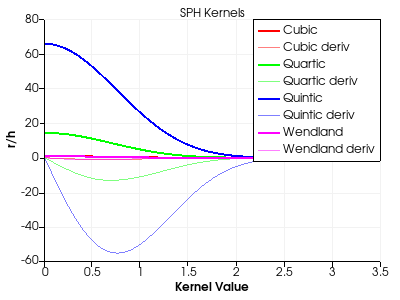

Here is the Python script that generated this plot:
#!/usr/bin/env python

# Plot SPH kernel functions and derivatives (Cubic, Quartic, Quintic,
# Wendland) using vtkChartXY.

# Factory overrides
import vtkmodules.vtkInteractionStyle  # noqa: F401
import vtkmodules.vtkRenderingFreeType  # noqa: F401
import vtkmodules.vtkRenderingOpenGL2  # noqa: F401
import vtkmodules.vtkRenderingContextOpenGL2  # noqa: F401

from vtkmodules.vtkChartsCore import (
    vtkChart,
    vtkChartXY,
)
from vtkmodules.vtkCommonCore import vtkFloatArray
from vtkmodules.vtkCommonDataModel import vtkTable
from vtkmodules.vtkFiltersPoints import (
    vtkSPHCubicKernel,
    vtkSPHQuarticKernel,
    vtkSPHQuinticKernel,
    vtkWendlandQuinticKernel,
)
from vtkmodules.vtkRenderingContext2D import vtkContextActor, vtkContextScene
from vtkmodules.vtkRenderingCore import (
    vtkRenderWindow,
    vtkRenderWindowInteractor,
    vtkRenderer,
)

# Resolution and range
width = 3.5
res = 100
inc = width / float(res)

# Table for data
table = vtkTable()

# X axis column (shared by all kernels)
x_array = vtkFloatArray()
x_array.SetName("X Axis")
x_array.SetNumberOfValues(res)
for i in range(res):
    x_array.SetValue(i, float(i) * inc)
table.AddColumn(x_array)
table.SetNumberOfRows(res)

# Cubic SPH Kernel
cubic = vtkSPHCubicKernel()
cubic.SetDimension(2)
cubic.SetSpatialStep(1.0)
cubic.Initialize(None, None, None)

cubic_function_array = vtkFloatArray()
cubic_function_array.SetName("Cubic")
cubic_function_array.SetNumberOfValues(res)
table.AddColumn(cubic_function_array)
cubic_function_col = table.GetNumberOfColumns() - 1

cubic_derivative_array = vtkFloatArray()
cubic_derivative_array.SetName("Cubic deriv")
cubic_derivative_array.SetNumberOfValues(res)
table.AddColumn(cubic_derivative_array)
cubic_derivative_col = table.GetNumberOfColumns() - 1

for i in range(res):
    r = float(i) * inc
    table.SetValue(i, cubic_function_col, cubic.ComputeFunctionWeight(r))
    table.SetValue(i, cubic_derivative_col, cubic.ComputeDerivWeight(r))

# Quartic SPH Kernel
quartic = vtkSPHQuarticKernel()
quartic.SetDimension(2)
quartic.SetSpatialStep(1.0)
quartic.Initialize(None, None, None)

quartic_function_array = vtkFloatArray()
quartic_function_array.SetName("Quartic")
quartic_function_array.SetNumberOfValues(res)
table.AddColumn(quartic_function_array)
quartic_function_col = table.GetNumberOfColumns() - 1

quartic_derivative_array = vtkFloatArray()
quartic_derivative_array.SetName("Quartic deriv")
quartic_derivative_array.SetNumberOfValues(res)
table.AddColumn(quartic_derivative_array)
quartic_derivative_col = table.GetNumberOfColumns() - 1

for i in range(res):
    r = float(i) * inc
    table.SetValue(i, quartic_function_col, quartic.ComputeFunctionWeight(r))
    table.SetValue(i, quartic_derivative_col, quartic.ComputeDerivWeight(r))

# Quintic SPH Kernel
quintic = vtkSPHQuinticKernel()
quintic.SetDimension(2)
quintic.SetSpatialStep(1.0)
quintic.Initialize(None, None, None)

quintic_function_array = vtkFloatArray()
quintic_function_array.SetName("Quintic")
quintic_function_array.SetNumberOfValues(res)
table.AddColumn(quintic_function_array)
quintic_function_col = table.GetNumberOfColumns() - 1

quintic_derivative_array = vtkFloatArray()
quintic_derivative_array.SetName("Quintic deriv")
quintic_derivative_array.SetNumberOfValues(res)
table.AddColumn(quintic_derivative_array)
quintic_derivative_col = table.GetNumberOfColumns() - 1

for i in range(res):
    r = float(i) * inc
    table.SetValue(i, quintic_function_col, quintic.ComputeFunctionWeight(r))
    table.SetValue(i, quintic_derivative_col, quintic.ComputeDerivWeight(r))

# Wendland C2 (quintic) Kernel
wendland = vtkWendlandQuinticKernel()
wendland.SetDimension(2)
wendland.SetSpatialStep(1.0)
wendland.Initialize(None, None, None)

wendland_function_array = vtkFloatArray()
wendland_function_array.SetName("Wendland")
wendland_function_array.SetNumberOfValues(res)
table.AddColumn(wendland_function_array)
wendland_function_col = table.GetNumberOfColumns() - 1

wendland_derivative_array = vtkFloatArray()
wendland_derivative_array.SetName("Wendland deriv")
wendland_derivative_array.SetNumberOfValues(res)
table.AddColumn(wendland_derivative_array)
wendland_derivative_col = table.GetNumberOfColumns() - 1

for i in range(res):
    r = float(i) * inc
    table.SetValue(i, wendland_function_col, wendland.ComputeFunctionWeight(r))
    table.SetValue(i, wendland_derivative_col, wendland.ComputeDerivWeight(r))

# Chart
chart = vtkChartXY()
chart.SetTitle("SPH Kernels")
chart.SetShowLegend(True)

cubic_line = chart.AddPlot(vtkChart.LINE)
cubic_line.SetInputData(table, 0, cubic_function_col)
cubic_line.SetColor(255, 0, 0, 255)
cubic_line.SetWidth(2.0)

cubic_derivative_line = chart.AddPlot(vtkChart.LINE)
cubic_derivative_line.SetInputData(table, 0, cubic_derivative_col)
cubic_derivative_line.SetColor(255, 0, 0, 128)
cubic_derivative_line.SetWidth(1.0)

quartic_line = chart.AddPlot(vtkChart.LINE)
quartic_line.SetInputData(table, 0, quartic_function_col)
quartic_line.SetColor(0, 255, 0, 255)
quartic_line.SetWidth(2.0)

quartic_derivative_line = chart.AddPlot(vtkChart.LINE)
quartic_derivative_line.SetInputData(table, 0, quartic_derivative_col)
quartic_derivative_line.SetColor(0, 255, 0, 128)
quartic_derivative_line.SetWidth(1.0)

quintic_line = chart.AddPlot(vtkChart.LINE)
quintic_line.SetInputData(table, 0, quintic_function_col)
quintic_line.SetColor(0, 0, 255, 255)
quintic_line.SetWidth(2.0)

quintic_derivative_line = chart.AddPlot(vtkChart.LINE)
quintic_derivative_line.SetInputData(table, 0, quintic_derivative_col)
quintic_derivative_line.SetColor(0, 0, 255, 128)
quintic_derivative_line.SetWidth(1.0)

wendland_line = chart.AddPlot(vtkChart.LINE)
wendland_line.SetInputData(table, 0, wendland_function_col)
wendland_line.SetColor(255, 0, 255, 255)
wendland_line.SetWidth(2.0)

wendland_derivative_line = chart.AddPlot(vtkChart.LINE)
wendland_derivative_line.SetInputData(table, 0, wendland_derivative_col)
wendland_derivative_line.SetColor(255, 0, 255, 128)
wendland_derivative_line.SetWidth(1.0)

left = chart.GetAxis(1)  # LEFT
bottom = chart.GetAxis(0)  # BOTTOM
left.SetTitle("Kernel Value")
bottom.SetTitle("r/h")

# Context actor + scene for 2D chart
context_actor = vtkContextActor()
scene = context_actor.GetScene()
scene.AddItem(chart)

# Renderer
renderer = vtkRenderer()
renderer.SetBackground(1.0, 1.0, 1.0)
renderer.AddActor(context_actor)

# Window
render_window = vtkRenderWindow()
render_window.AddRenderer(renderer)
render_window.SetSize(400, 300)
render_window.SetWindowName("plot sph kernels")

# Interactor
interactor = vtkRenderWindowInteractor()
interactor.SetRenderWindow(render_window)

interactor.Initialize()
interactor.Start()
